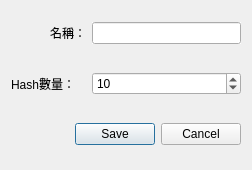
<?xml version="1.0" encoding="UTF-8"?>
<ui version="4.0">
 <class>CreateDBDialog</class>
 <widget class="QDialog" name="CreateDBDialog">
  <property name="geometry">
   <rect>
    <x>0</x>
    <y>0</y>
    <width>252</width>
    <height>170</height>
   </rect>
  </property>
  <property name="windowTitle">
   <string>建立資料庫</string>
  </property>
  <layout class="QGridLayout" name="gridLayout">
   <property name="topMargin">
    <number>0</number>
   </property>
   <property name="bottomMargin">
    <number>0</number>
   </property>
   <item row="1" column="0">
    <widget class="QLabel" name="label_2">
     <property name="text">
      <string>Hash數量：</string>
     </property>
    </widget>
   </item>
   <item row="1" column="1" colspan="2">
    <widget class="QSpinBox" name="spinBox">
     <property name="autoFillBackground">
      <bool>true</bool>
     </property>
     <property name="minimum">
      <number>1</number>
     </property>
     <property name="value">
      <number>10</number>
     </property>
    </widget>
   </item>
   <item row="2" column="0" colspan="3">
    <widget class="QDialogButtonBox" name="buttonBox">
     <property name="standardButtons">
      <set>QDialogButtonBox::Cancel|QDialogButtonBox::Save</set>
     </property>
    </widget>
   </item>
   <item row="0" column="1" colspan="2">
    <widget class="QLineEdit" name="lineEdit_2">
     <property name="autoFillBackground">
      <bool>true</bool>
     </property>
    </widget>
   </item>
   <item row="0" column="0">
    <widget class="QLabel" name="label_3">
     <property name="text">
      <string>名稱：</string>
     </property>
     <property name="alignment">
      <set>Qt::AlignRight|Qt::AlignTrailing|Qt::AlignVCenter</set>
     </property>
    </widget>
   </item>
  </layout>
 </widget>
 <resources/>
 <connections/>
</ui>
